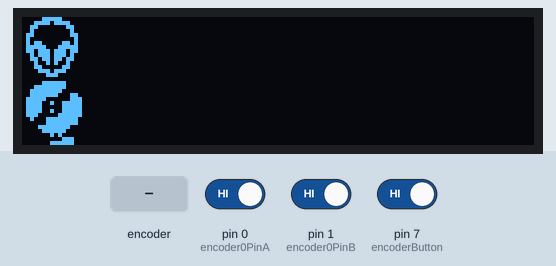
This sketch was run on a simulated Arduino Leonardo, built with avr-gcc and run on an emulated ATmega32U4. Parts: 128×32 one-colour display. The inputs (shaded band) are chosen by the test bench; at power-on: pin 7 (encoderButton) HIGH, pin 0 (encoder0PinA) HIGH, pin 1 (encoder0PinB) HIGH. USB keyboard and mouse output is not drawn.

Above: at 3.2 s.
3.3 s: rotary encoder on pin 0 (encoder0PinA) / pin 1 (encoder0PinB) turned 3 steps (first pin leading)
At 4.2 s:
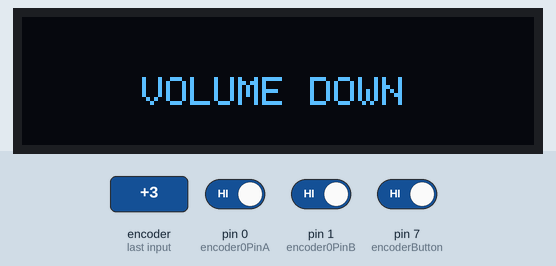
6.5 s: pin 7 (encoderButton) driven LOW
8.0 s: rotary encoder on pin 0 (encoder0PinA) / pin 1 (encoder0PinB) turned 2 steps (second pin leading)
At 9.2 s:
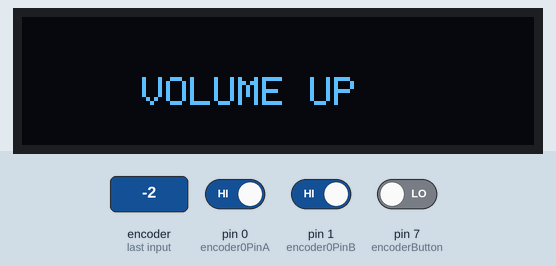
Timing chart, 0 to 11.0 s (numbered marks = the images above; inputs shaded):
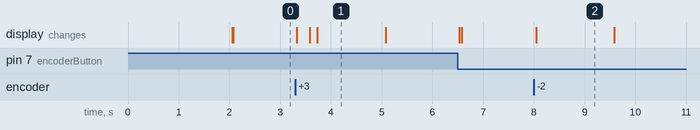

Measured:
- after the input at 3.3 s, the display: changes at once (image 1)
- after the input at 8.0 s, the display: changes at once (image 2)

The sketch:

HIDVolumeKnobV2.ino
```cpp
#include <HID-Project.h>
#include <SPI.h>
#include <Wire.h>
#include <Adafruit_GFX.h>
#include <Adafruit_SSD1306.h>
#include "oleddata.h"
#include "gfx.h"

#define OLED_RESET 4
Adafruit_SSD1306 display(OLED_RESET);

static const unsigned int encoder0PinA  = 0;
static const unsigned int encoder0PinB  = 1;
static const unsigned int encoderButton = 7;

// Toast management
static const unsigned int toastDuration = 1500;
unsigned long lastToastTime = 0;

volatile unsigned int encoder0Pos = 0;  /**< @brief Rotary encore position */
volatile unsigned int key = 0;          /**< @brief Key code to be sent */
volatile bool keySent = false;          /**< @brief Key send state */
volatile bool isInToastMode = true;     /**< @brief Tells if we are in 'toast' mode. If yes, the meta data are not displayed */

// Debounce parameters (expressed in ms)
unsigned long lastDebounceTime = 0;     /**< @brief The last time rotary encoder switch button was toggled */
unsigned long debounceDelay = 250;      /**< @brief The debounce time */

bool isMediaPlayerDetected = false;     /**< @brief Tells if a media player hase been detected or not */

// Forward declarations
void doEncoder_Expanded();
void doEncoder();
void doClick();

#if (SSD1306_LCDHEIGHT != 64)
#error("Height incorrect, please fix Adafruit_SSD1306.h!");
#endif

// Meta data
/**
 * @brief olds the meta datas
 */
char* metaDatas[4] = { NULL, NULL, NULL, NULL };

void setup()
{
    Consumer.begin();

    // Encoder configuration
    pinMode(encoder0PinA, INPUT);
    digitalWrite(encoder0PinA, HIGH);
    pinMode(encoder0PinB, INPUT);
    digitalWrite(encoder0PinB, HIGH);

    // Encoder push button configuration
    pinMode(encoderButton, INPUT);
    digitalWrite(encoderButton, HIGH);

    // Interrupts configuration
    attachInterrupt(2, doEncoder, CHANGE);
    attachInterrupt(digitalPinToInterrupt(encoderButton), doClick, FALLING);

    Serial.begin(9600);

    // by default, we'll generate the high voltage from the 3.3v line internally! (neat!)
    display.begin(SSD1306_SWITCHCAPVCC, 0x3C);  // initialize with the I2C addr 0x3C (for the 128x32)

    display.setTextWrap(false);

    // Clear the buffer.
    display.clearDisplay();
    // text display tests
    display.setTextSize(1);
    display.setTextColor(WHITE);
    display.setCursor(0,0);
    display.println("HID Volume Knob V2");
    display.setCursor(0, 10);
    display.println("V 0.1");
    display.display();

    delay(2000);
    display.clearDisplay();
    display.display();
}

/**
 * @brief Displays the given string as a 'toast'
 * @param string string to be displayed
 */
void showToastInfo(const char* string)
{
    display.clearDisplay();
    display.setCursor(30, 15);
    display.println(string);
    display.display();
    isInToastMode = true;
}

/**
 * @brief Show the meta datas
 */
void showMetaData()
{
    display.clearDisplay();
    for (int i = 0; i < 4; i++) {
        char* data = metaDatas[i];
        int cursorPosition = 15 * i;
        display.setCursor(20, cursorPosition + 5);
        display.println(data);
        if (i == 0)
            display.drawXBitmap(0, cursorPosition, artist_15x15_bits, IMG_ARTIST_WIDTH, IMG_ARTIST_HEIGHT, WHITE);
        else if (i == 1)
            display.drawXBitmap(0, cursorPosition, album_15x15_bits, IMG_ALBUM_WIDTH, IMG_ALBUM_HEIGHT, WHITE);
        else if (i == 2)
            display.drawXBitmap(0, cursorPosition, track_15x15_bits, IMG_TRACK_WIDTH, IMG_TRACK_HEIGHT, WHITE);
    }
    display.display();
}

/**
 * @brief Sets the meta data for the given index
 * @param index
 * @param data
 */
void setMetaData(int index, const char *data)
{
    if (metaDatas[index])
        free(metaDatas[index]);
    metaDatas[index] = (char*)malloc(strlen(data) * sizeof(char));
    strcpy(metaDatas[index], data);
}

void loop()
{
    // Toast time elapsed
    unsigned long currentTime = millis();
    if ((currentTime - lastToastTime) > toastDuration) {
        lastToastTime = millis();
        isInToastMode = false;
    }

    int availableBytes = Serial.available();
    if (availableBytes) {
        isMediaPlayerDetected = true;
        char *data = (char *)malloc(availableBytes * sizeof(char));
        Serial.readBytes(data, availableBytes);
        OLEDData oledData;
        if (OLEDData::decode(data, availableBytes, &oledData)) {
            //display.clearDisplay();
            switch (oledData.type()) {
            case OLEDData::Artist:
                setMetaData(0, oledData.data());
                break;
            case OLEDData::Album:
                setMetaData(1, oledData.data());
                break;
            case OLEDData::Track:
                setMetaData(2, oledData.data());
                break;
            default:
                break;
            }
        }
        free(data);
    }

    if (!isInToastMode)
        showMetaData();

    if (!keySent) {
        Consumer.write(key);
        keySent = true;

        if (key == MEDIA_PLAY_PAUSE)
            showToastInfo("PLAY/PAUSE");
        else if (key == MEDIA_VOLUME_UP)
            showToastInfo("VOLUME UP");
        else if (key == MEDIA_VOLUME_DOWN)
            showToastInfo("VOLUME DOWN");
    }
}

/**
 * @brief Rotary encoder push button interrupt handler
 */
void doClick()
{
    unsigned long currentTime = millis();
    if ((currentTime - lastDebounceTime) > debounceDelay) {
        key = MEDIA_PLAY_PAUSE;
        lastDebounceTime = millis();
        keySent = false;
    }
}

/**
 * @brief Rotary encoder interrupt handler
 */
void doEncoder()
{
    /* If pinA and pinB are both high or both low, it is spinning
     * forward. If they're different, it's going backward.
     *
     * For more information on speeding up this process, see
     * [Reference/PortManipulation], specifically the PIND register.
     */
    if (digitalRead(encoder0PinA) == digitalRead(encoder0PinB)) {
        encoder0Pos++;
        key = MEDIA_VOLUME_UP;
    }
    else {
        encoder0Pos--;
        key = MEDIA_VOLUME_DOWN;
    }
    keySent = false;
}

/**
 * @brief Rotary encoder interrupt handler
 */
void doEncoder_Expanded()
{
    if (digitalRead(encoder0PinA) == HIGH) {        // found a low-to-high on channel A
        if (digitalRead(encoder0PinB) == LOW) {     // check channel B to see which way
            encoder0Pos = encoder0Pos - 1;          // CCW
            key = MEDIA_VOLUME_DOWN;
        }
        else {
            encoder0Pos = encoder0Pos + 1;          // CW
            key = MEDIA_VOLUME_UP;
        }
    }
    else {                                          // found a high-to-low on channel A
        if (digitalRead(encoder0PinB) == LOW) {     // check channel B to see which way
            encoder0Pos = encoder0Pos + 1;          // CW
            key = MEDIA_VOLUME_UP;
        }
        else {
            encoder0Pos = encoder0Pos - 1;          // CCW
            key = MEDIA_VOLUME_DOWN;
        }
    }

    keySent = false;
}
```

gfx.h
```cpp
#ifndef GFX_H
#define GFX_H

#define IMG_ARTIST_WIDTH     15
#define IMG_ARTIST_HEIGHT    15
static const uint8_t PROGMEM artist_15x15_bits[] = {
    0xe0, 0x03, 0x78, 0x0f, 0x0c, 0x18, 0x04, 0x10, 0x06, 0x30, 0x02, 0x20,
    0x1a, 0x2c, 0x3e, 0x3e, 0x76, 0x37, 0x74, 0x17, 0x6c, 0x1b, 0x48, 0x09,
    0x18, 0x0c, 0x70, 0x07, 0xc0, 0x01 };

#define IMG_ALBUM_WIDTH     15
#define IMG_ALBUM_HEIGHT    15
static const uint8_t PROGMEM album_15x15_bits[] = {
    0x00, 0x00, 0xe0, 0x07, 0xf8, 0x07, 0xfc, 0x03, 0xfc, 0x31, 0x3e, 0x70,
    0x9e, 0x7c, 0x1e, 0x7c, 0x9e, 0x7c, 0x0e, 0x7e, 0xc4, 0x3f, 0xc0, 0x3f,
    0xf0, 0x0f, 0xe0, 0x07, 0x80, 0x02 };

#define IMG_TRACK_WIDTH     15
#define IMG_TRACK_HEIGHT    15
static const uint8_t PROGMEM track_15x15_bits[] = {
    0x00, 0x1c, 0x80, 0x1f, 0xc0, 0x1f, 0xc0, 0x0f, 0xc0, 0x03, 0xc0, 0x00,
    0xc0, 0x00, 0xc0, 0x00, 0xc0, 0x00, 0xc0, 0x00, 0xc0, 0x00, 0xf0, 0x00,
    0xf8, 0x00, 0xf8, 0x00, 0x78, 0x00 };

#endif
```

oleddata.cpp
```cpp
#include "oleddata.h"
#include <string.h>
#include <stdint.h>
#include <stdio.h>

//_________________________________________________________________
/**
 * @brief Construct a new OLEDData
 */
OLEDData::OLEDData()
    : m_type(Undefined)
    //, m_data()
{
    memset(&m_data[0], 0, MAX_OLEDDATA_LEN);
}

//_________________________________________________________________
/**
 * @brief Construct a new OLEDData with the given data
 * @param type
 * @param data
 */
OLEDData::OLEDData(const DataType type, const char *data)
    : m_type(Undefined)
    //, m_data("")
{
    setType(type);
    setData(data);
}

//_________________________________________________________________
/**
 * @brief Copy constructor
 * @param other
 */
OLEDData::OLEDData(const OLEDData &other)
    : m_type(Undefined)
    //, m_data("")
{
    setType(other.type());
    setData(other.data());
}

//_________________________________________________________________
/**
 * @brief Destroy the OLEDData of frees the allocated ressources
 */
OLEDData::~OLEDData()
{

}

//_________________________________________________________________
/**
 * @brief OLEDData::operator ==
 * @param other
 * @return true if equals
 */
bool OLEDData::operator ==(const OLEDData& other)
{
    return ((other.type() == type()) &&
            (strcmp(other.data(), data()) == 0));
}

//_________________________________________________________________
/**
 * @brief Returns the data type
 * @return the data type
 * @sa setType()
 */
OLEDData::DataType OLEDData::type() const
{
    return m_type;
}

//_________________________________________________________________
/**
 * @brief Sets the data's type
 * @param type
 * @sa type()
 */
void OLEDData::setType(DataType type)
{
    m_type = type;
}

//_________________________________________________________________
/**
 * @brief Returns the data
 * @return the data
 * @sa setData()
 */
const char *OLEDData::data() const
{
    return &m_data[0];
}

//_________________________________________________________________
/**
 * @brief Sets the data
 * @param data
 * @return true if succeeded; false otherwise
 * @sa data()
 * @note data MUST be null terminated
 */
bool OLEDData::setData(const char *data)
{
    memset(&m_data[0], 0, MAX_OLEDDATA_LEN);
    strncpy(&m_data[0], data, MAX_OLEDDATA_LEN);

    return true;
}

//_________________________________________________________________
/**
 * @brief Encodes the OLEDData
 * @param[out] pBuffer  Encoded data
 * @param[out] pSize    Encoded data's length
 * @return true if succeeded; false otherwise
 */
bool OLEDData::encode(char **pBuffer, int *pSize) const
{
    if (!pBuffer)
        return false;

    if (!m_data)
        return false;

    int dataSize = strlen(m_data);
    int sizeAllocated = 1 + 1 + dataSize + 1;

    // Allocate memory
    char *lpBuffer = static_cast<char*>(malloc(sizeAllocated * sizeof(char)));
    if (!lpBuffer)
        return false;

    // Add the DataType on 1 byte
    lpBuffer[0] = static_cast<uint8_t>(m_type);
    // Add the data size on 1 byte
    lpBuffer[1] = static_cast<uint8_t>(dataSize);
    // Copy the data into the buffer
    //memcpy(lpBuffer+2, m_data, dataSize);
    strcpy(lpBuffer+2, m_data);

    if (pSize)
        *pSize = sizeAllocated;

    *pBuffer = lpBuffer;
    return true;
}

//_________________________________________________________________
/**
 * @brief Sets the OLEDData with the given data
 * @param[in]  data         Data to be decoded
 * @param[in]  dataSize     Data's size
 * @param[out] decodedData  The OLEDData to be populated
 * @return true if the decoding was successful; false otherwise
 */
bool OLEDData::decode(const char *data, int dataSize, OLEDData *decodedData)
{
    if (!data || dataSize < 2 || !decodedData)
        return false;

    decodedData->setType(static_cast<DataType>(data[0]));

    int size = data[1];

    // Extract data
    char *extractedData = static_cast<char*>(malloc((size * sizeof(char))+1));
    if (!extractedData)
        return false;
    memset(extractedData, 0, size+1);
    memcpy(extractedData, data+2, size);

    decodedData->setData(extractedData);

    free(extractedData);

    return true;
}
```

oleddata.h
```cpp
#ifndef OLEDDATA_H
#define OLEDDATA_H

#include <stdlib.h>
#define MAX_OLEDDATA_LEN 128

/**
 * @brief Represents the data to displayed on the OLED screen
 */
class OLEDData
{
public:
    /**
     * @brief Defines the data's type
     */
    enum DataType {
        Undefined = -1, //!< Invalid data type
        Date,           //!< Date
        Time,           //!< Time
        Artist,         //!< Artist
        Album,          //!< Album
        Track,          //!< Track
        Position,       //!< Track's position
        Duration,       //!< Track's duration
        Volume          //!< Player's volume
    };

    explicit OLEDData();
    OLEDData(const OLEDData &other);
    OLEDData(const DataType type, const char *data);
    ~OLEDData();

    bool operator==(const OLEDData& other);

    DataType type() const;
    void setType(DataType type);

    const char* data() const;
    bool setData(const char *data);

    bool encode(char **pBuffer, int *pSize) const;

    static bool decode(const char* data, int dataSize, OLEDData *decodedData);

private:
    DataType m_type;
    char m_data[MAX_OLEDDATA_LEN];
};

#endif // OLEDDATA_H
```
